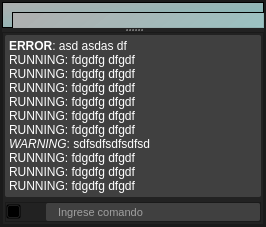
        <widget class="QFrame" name="frame_contenedor">
         <property name="sizePolicy">
          <sizepolicy hsizetype="Preferred" vsizetype="Preferred">
           <horstretch>0</horstretch>
           <verstretch>0</verstretch>
          </sizepolicy>
         </property>
         <property name="font">
          <font>
           <family>Ubuntu</family>
           <pointsize>7</pointsize>
          </font>
         </property>
         <property name="styleSheet">
          <string notr="true">background-color: rgb(34, 34, 34);</string>
         </property>
         <property name="frameShape">
          <enum>QFrame::StyledPanel</enum>
         </property>
         <property name="frameShadow">
          <enum>QFrame::Raised</enum>
         </property>
         <layout class="QGridLayout" name="gridLayout">
          <property name="leftMargin">
           <number>0</number>
          </property>
          <property name="topMargin">
           <number>0</number>
          </property>
          <property name="rightMargin">
           <number>0</number>
          </property>
          <property name="bottomMargin">
           <number>0</number>
          </property>
          <property name="spacing">
           <number>0</number>
          </property>
          <item row="0" column="0">
           <widget class="QFrame" name="frame_draw">
            <property name="frameShape">
             <enum>QFrame::StyledPanel</enum>
            </property>
            <property name="frameShadow">
             <enum>QFrame::Raised</enum>
            </property>
            <layout class="QHBoxLayout" name="horizontalLayout_9">
             <property name="spacing">
              <number>0</number>
             </property>
             <property name="leftMargin">
              <number>0</number>
             </property>
             <property name="topMargin">
              <number>0</number>
             </property>
             <property name="rightMargin">
              <number>0</number>
             </property>
             <property name="bottomMargin">
              <number>0</number>
             </property>
             <item>
              <widget class="QSplitter" name="splitter">
               <property name="orientation">
                <enum>Qt::Vertical</enum>
               </property>
               <widget class="QFrame" name="frame_2">
                <property name="styleSheet">
                 <string notr="true">background-color: qlineargradient(spread:pad, x1:0, y1:0, x2:1, y2:0.943, stop:0 rgba(175, 175, 175, 255), stop:0.971591 rgba(141, 211, 211, 220), stop:1 rgba(170, 255, 255, 255));</string>
                </property>
                <property name="frameShape">
                 <enum>QFrame::StyledPanel</enum>
                </property>
                <property name="frameShadow">
                 <enum>QFrame::Raised</enum>
                </property>
                <widget class="QGraphicsView" name="graphicsView">
                 <property name="geometry">
                  <rect>
                   <x>10</x>
                   <y>10</y>
                   <width>256</width>
                   <height>192</height>
                  </rect>
                 </property>
                </widget>
                <widget class="QPlainTextEdit" name="plainTextEdit">
                 <property name="geometry">
                  <rect>
                   <x>370</x>
                   <y>70</y>
                   <width>256</width>
                   <height>200</height>
                  </rect>
                 </property>
                 <property name="minimumSize">
                  <size>
                   <width>200</width>
                   <height>200</height>
                  </size>
                 </property>
                 <property name="styleSheet">
                  <string notr="true">QPlainTextEdit {
	background-color: rgb(27, 29, 35);
	border-radius: 5px;
	padding: 10px;
}
QPlainTextEdit:hover {
	border: 2px solid rgb(64, 71, 88);
}
QPlainTextEdit:focus {
	border: 2px solid rgb(91, 101, 124);
}</string>
                 </property>
                </widget>
               </widget>
               <widget class="QFrame" name="frame_3">
                <property name="styleSheet">
                 <string notr="true"/>
                </property>
                <property name="frameShape">
                 <enum>QFrame::StyledPanel</enum>
                </property>
                <property name="frameShadow">
                 <enum>QFrame::Raised</enum>
                </property>
                <layout class="QVBoxLayout" name="verticalLayout" stretch="0,0">
                 <property name="spacing">
                  <number>5</number>
                 </property>
                 <property name="leftMargin">
                  <number>2</number>
                 </property>
                 <property name="topMargin">
                  <number>2</number>
                 </property>
                 <property name="rightMargin">
                  <number>2</number>
                 </property>
                 <property name="bottomMargin">
                  <number>2</number>
                 </property>
                 <item>
                  <widget class="QTextBrowser" name="textBrowser_2">
                   <property name="sizePolicy">
                    <sizepolicy hsizetype="Expanding" vsizetype="Expanding">
                     <horstretch>0</horstretch>
                     <verstretch>0</verstretch>
                    </sizepolicy>
                   </property>
                   <property name="minimumSize">
                    <size>
                     <width>0</width>
                     <height>38</height>
                    </size>
                   </property>
                   <property name="maximumSize">
                    <size>
                     <width>16777215</width>
                     <height>16777215</height>
                    </size>
                   </property>
                   <property name="styleSheet">
                    <string notr="true">background-color: #404040;
color: rgb(255, 255, 255);
border-radius: 2px ;</string>
                   </property>
                   <property name="html">
                    <string>&lt;!DOCTYPE HTML PUBLIC &quot;-//W3C//DTD HTML 4.0//EN&quot; &quot;http://www.w3.org/TR/REC-html40/strict.dtd&quot;&gt;
&lt;html&gt;&lt;head&gt;&lt;meta name=&quot;qrichtext&quot; content=&quot;1&quot; /&gt;&lt;meta charset=&quot;utf-8&quot; /&gt;&lt;style type=&quot;text/css&quot;&gt;
p, li { white-space: pre-wrap; }
hr { height: 1px; border-width: 0; }
&lt;/style&gt;&lt;/head&gt;&lt;body style=&quot; font-family:'Ubuntu'; font-size:9pt; font-weight:400; font-style:normal;&quot;&gt;
&lt;p style=&quot; margin-top:0px; margin-bottom:0px; margin-left:0px; margin-right:0px; -qt-block-indent:0; text-indent:0px;&quot;&gt;&lt;span style=&quot; font-weight:700;&quot;&gt;ERROR&lt;/span&gt;: asd asdas df&lt;/p&gt;
&lt;p style=&quot; margin-top:0px; margin-bottom:0px; margin-left:0px; margin-right:0px; -qt-block-indent:0; text-indent:0px;&quot;&gt;RUNNING: fdgdfg dfgdf&lt;/p&gt;
&lt;p style=&quot; margin-top:0px; margin-bottom:0px; margin-left:0px; margin-right:0px; -qt-block-indent:0; text-indent:0px;&quot;&gt;RUNNING: fdgdfg dfgdf&lt;/p&gt;
&lt;p style=&quot; margin-top:0px; margin-bottom:0px; margin-left:0px; margin-right:0px; -qt-block-indent:0; text-indent:0px;&quot;&gt;RUNNING: fdgdfg dfgdf&lt;/p&gt;
&lt;p style=&quot; margin-top:0px; margin-bottom:0px; margin-left:0px; margin-right:0px; -qt-block-indent:0; text-indent:0px;&quot;&gt;RUNNING: fdgdfg dfgdf&lt;/p&gt;
&lt;p style=&quot; margin-top:0px; margin-bottom:0px; margin-left:0px; margin-right:0px; -qt-block-indent:0; text-indent:0px;&quot;&gt;RUNNING: fdgdfg dfgdf&lt;/p&gt;
&lt;p style=&quot; margin-top:0px; margin-bottom:0px; margin-left:0px; margin-right:0px; -qt-block-indent:0; text-indent:0px;&quot;&gt;RUNNING: fdgdfg dfgdf&lt;/p&gt;
&lt;p style=&quot; margin-top:0px; margin-bottom:0px; margin-left:0px; margin-right:0px; -qt-block-indent:0; text-indent:0px;&quot;&gt;&lt;span style=&quot; font-style:italic;&quot;&gt;WARNING&lt;/span&gt;: sdfsdfsdfsdfsd&lt;/p&gt;
&lt;p style=&quot; margin-top:0px; margin-bottom:0px; margin-left:0px; margin-right:0px; -qt-block-indent:0; text-indent:0px;&quot;&gt;RUNNING: fdgdfg dfgdf&lt;/p&gt;
&lt;p style=&quot; margin-top:0px; margin-bottom:0px; margin-left:0px; margin-right:0px; -qt-block-indent:0; text-indent:0px;&quot;&gt;RUNNING: fdgdfg dfgdf&lt;/p&gt;
&lt;p style=&quot; margin-top:0px; margin-bottom:0px; margin-left:0px; margin-right:0px; -qt-block-indent:0; text-indent:0px;&quot;&gt;RUNNING: fdgdfg dfgdf&lt;/p&gt;&lt;/body&gt;&lt;/html&gt;</string>
                   </property>
                   <property name="openExternalLinks">
                    <bool>false</bool>
                   </property>
                  </widget>
                 </item>
                 <item>
                  <widget class="QFrame" name="frame_10">
                   <property name="sizePolicy">
                    <sizepolicy hsizetype="Preferred" vsizetype="Fixed">
                     <horstretch>0</horstretch>
                     <verstretch>0</verstretch>
                    </sizepolicy>
                   </property>
                   <property name="styleSheet">
                    <string notr="true"/>
                   </property>
                   <property name="frameShape">
                    <enum>QFrame::StyledPanel</enum>
                   </property>
                   <property name="frameShadow">
                    <enum>QFrame::Raised</enum>
                   </property>
                   <layout class="QHBoxLayout" name="horizontalLayout" stretch="0,0,0">
                    <property name="spacing">
                     <number>5</number>
                    </property>
                    <property name="leftMargin">
                     <number>0</number>
                    </property>
                    <property name="topMargin">
                     <number>0</number>
                    </property>
                    <property name="rightMargin">
                     <number>0</number>
                    </property>
                    <property name="bottomMargin">
                     <number>0</number>
                    </property>
                    <item>
                     <widget class="QToolButton" name="toolButton_7">
                      <property name="sizePolicy">
                       <sizepolicy hsizetype="Fixed" vsizetype="Maximum">
                        <horstretch>0</horstretch>
                        <verstretch>0</verstretch>
                       </sizepolicy>
                      </property>
                      <property name="minimumSize">
                       <size>
                        <width>15</width>
                        <height>15</height>
                       </size>
                      </property>
                      <property name="maximumSize">
                       <size>
                        <width>15</width>
                        <height>15</height>
                       </size>
                      </property>
                      <property name="font">
                       <font>
                        <family>Ubuntu</family>
                        <pointsize>7</pointsize>
                       </font>
                      </property>
                      <property name="styleSheet">
                       <string notr="true">background-color: transparent;</string>
                      </property>
                      <property name="text">
                       <string/>
                      </property>
                      <property name="icon">
                       <iconset>
                        <normaloff>:/iconos_consola/iconos/iconos_consola/exit.svg</normaloff>:/iconos_consola/iconos/iconos_consola/exit.svg</iconset>
                      </property>
                      <property name="iconSize">
                       <size>
                        <width>15</width>
                        <height>15</height>
                       </size>
                      </property>
                      <property name="toolButtonStyle">
                       <enum>Qt::ToolButtonIconOnly</enum>
                      </property>
                     </widget>
                    </item>
                    <item>
                     <widget class="QLabel" name="label_3">
                      <property name="sizePolicy">
                       <sizepolicy hsizetype="Fixed" vsizetype="Fixed">
                        <horstretch>50</horstretch>
                        <verstretch>50</verstretch>
                       </sizepolicy>
                      </property>
                      <property name="minimumSize">
                       <size>
                        <width>15</width>
                        <height>15</height>
                       </size>
                      </property>
                      <property name="maximumSize">
                       <size>
                        <width>15</width>
                        <height>15</height>
                       </size>
                      </property>
                      <property name="text">
                       <string/>
                      </property>
                      <property name="textFormat">
                       <enum>Qt::PlainText</enum>
                      </property>
                      <property name="pixmap">
                       <pixmap>:/iconos_consola/iconos/iconos_consola/code.svg</pixmap>
                      </property>
                      <property name="scaledContents">
                       <bool>true</bool>
                      </property>
                     </widget>
                    </item>
                    <item>
                     <widget class="QLineEdit" name="lineEdit">
                      <property name="minimumSize">
                       <size>
                        <width>0</width>
                        <height>18</height>
                       </size>
                      </property>
                      <property name="maximumSize">
                       <size>
                        <width>16777215</width>
                        <height>18</height>
                       </size>
                      </property>
                      <property name="font">
                       <font>
                        <pointsize>8</pointsize>
                       </font>
                      </property>
                      <property name="styleSheet">
                       <string notr="true">QLineEdit {
background-color: #404040;
color: rgb(255, 255, 255);
border-radius: 2px ;
padding-left: 10px;

}


QLineEdit:hover {
	border: 2px solid rgb(64, 71, 88);
}
QLineEdit:focus {
	border: 2px solid rgb(91, 101, 124);
}</string>
                      </property>
                      <property name="inputMask">
                       <string/>
                      </property>
                      <property name="text">
                       <string/>
                      </property>
                      <property name="placeholderText">
                       <string>Ingrese comando</string>
                      </property>
                     </widget>
                    </item>
                   </layout>
                  </widget>
                 </item>
                </layout>
               </widget>
              </widget>
             </item>
            </layout>
           </widget>
          </item>
         </layout>
        </widget>
